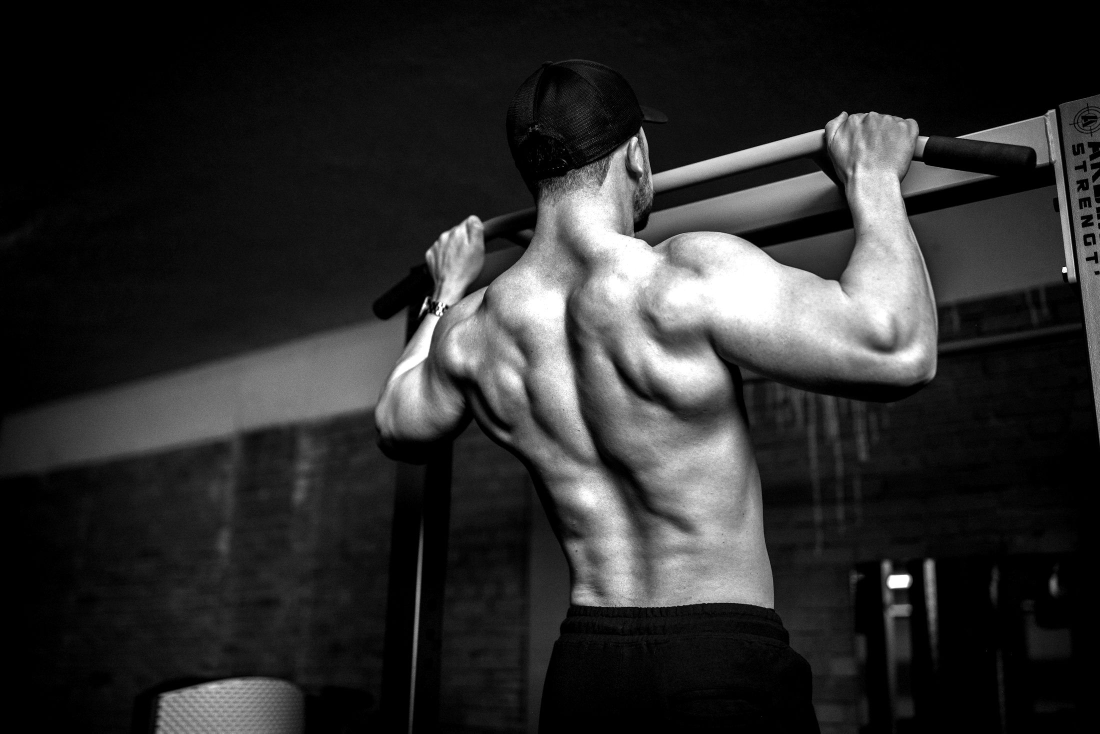
#> input picture fotos-originais/hero.jpg, 2200 x 1467 px (shown at 1/2 size); its folder holds 4 pictures in this run
$ python otimizar-imagens.py
#> lines starting #> are read from the running program, lines starting #| are printed output that depends on the picture
#!/usr/bin/env python3
"""
Gera as imagens otimizadas do site (WebP em vários tamanhos) a partir das fotos originais.

COMO USAR
  1. Coloque as fotos originais (JPG, PNG ou WebP; pode ser direto da câmera/celular) na pasta
     fotos-originais/  com estes nomes:

        hero                  foto principal do topo do site (horizontal)
        sobre                 foto ampla da academia, na seção "Sobre nós" (horizontal)
        porque                foto vertical (retrato), na seção "Por que escolher"
        cta                   foto escura/impactante, no fim da página
        servico-musculacao    \
        servico-funcional      |  fotos dos cartões da seção "Serviços"
        servico-cardio         |
        servico-personal      /

  2. Rode, na pasta do site:      python tools/otimizar-imagens.py
  3. Pronto: as versões leves ficam em assets/img/ (é o que o site usa). Só publique as pastas
     assets/ e o index.html — a pasta fotos-originais/ NÃO precisa ir para o servidor.

  Requer o Pillow (uma vez só):   pip install pillow

  Para o celular, o script também gera um recorte VERTICAL do hero (hero-mobile-*.webp), centralizado
  no ponto HERO_MOBILE_FOCO_X abaixo (0 = borda esquerda da foto, 1 = borda direita). Ajuste esse
  valor se a pessoa principal da sua foto estiver em outro lugar.
"""
import sys
from pathlib import Path

try:
    from PIL import Image, ImageOps
except ImportError:
    sys.exit("Falta instalar o Pillow. Rode uma vez:  pip install pillow")

RAIZ = Path(__file__).resolve().parent.parent
ORIGINAIS = RAIZ / "fotos-originais"
SAIDA = RAIZ / "assets" / "img"
QUALIDADE = 74  # WebP: 70-80 é um bom equilíbrio entre peso e nitidez

# nome da foto -> larguras (px) geradas. Se mudar aqui, ajuste também os srcset no index.html.
TAMANHOS = {
    "hero": [1000, 1600, 2200],
    "sobre": [700, 1200, 1800],
    "porque": [600, 1000],
    "cta": [900, 1600],
    "servico-musculacao": [500, 800],
    "servico-funcional": [500, 800],
    "servico-cardio": [500, 800],
    "servico-personal": [500, 800],
}

HERO_MOBILE_LARGURAS = [640, 960]
HERO_MOBILE_PROPORCAO = 0.55   # largura / altura do recorte vertical
HERO_MOBILE_FOCO_X = 0.66      # 0 = esquerda, 0.5 = centro, 1 = direita

EXTENSOES = (".jpg", ".jpeg", ".png", ".webp")


def achar_original(nome):
#> called with nome = 'hero'
    for ext in EXTENSOES:
        for variante in (ext, ext.upper()):
            caminho = ORIGINAIS / f"{nome}{variante}"
            if caminho.exists():
                return caminho
    return None


def abrir(caminho):
    img = Image.open(caminho)
#> img is the input picture: PIL image 2200x1467 L; min 0, max 255, mean 43.8
    img = ImageOps.exif_transpose(img)  # respeita a rotação das fotos de celular
    return img.convert("RGB")


def salvar(img, nome_arquivo, largura):
    altura = round(img.height * largura / img.width)
    saida = img.resize((largura, altura), Image.LANCZOS)
    destino = SAIDA / nome_arquivo
    saida.save(destino, "WEBP", quality=QUALIDADE, method=6)
    return destino.stat().st_size / 1024


def main():
    if not ORIGINAIS.exists():
        sys.exit(f"Pasta não encontrada: {ORIGINAIS}\nCrie a pasta fotos-originais/ e coloque as fotos nela.")
    SAIDA.mkdir(parents=True, exist_ok=True)

    faltando, total_kb = [], 0.0
    for nome, larguras in TAMANHOS.items():
        origem = achar_original(nome)
        if origem is None:
            faltando.append(nome)
            continue
        img = abrir(origem)
        aviso = ""
        if img.width < max(larguras):
            aviso = f"   (aviso: a foto original tem só {img.width}px de largura; use uma maior para ficar mais nítida)"
        print(f"{nome}  <-  {origem.name}  ({img.width}x{img.height}){aviso}")
#| hero  <-  hero.jpg  (2200x1467)
        for largura in larguras:
            kb = salvar(img, f"{nome}-{largura}.webp", largura)
            total_kb += kb
            print(f"    {nome}-{largura}.webp  {kb:6.0f} KB")
#> this loop made 3 passes
#> (kb, total_kb) on passes 1 to 3: (21.42, 21.42), (52.04, 73.46), (121.8, 195.3)
#|     hero-1000.webp      21 KB
#|     hero-1600.webp      52 KB
#|     hero-2200.webp     122 KB
#> pass 1, in salvar, `saida = img.resize((largura, altura), Image.LANCZOS)`:
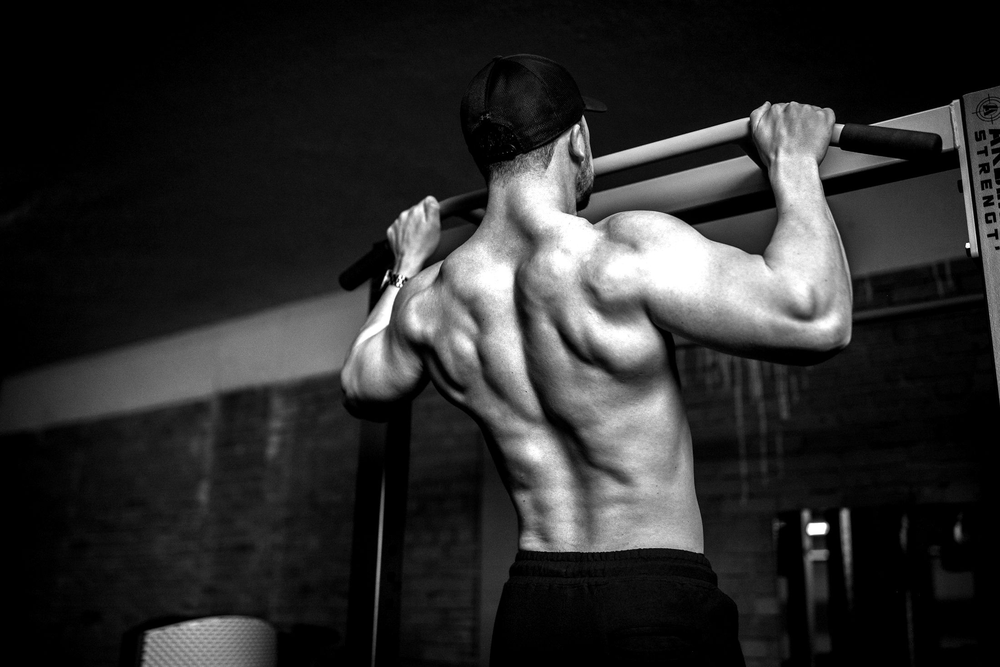
#> saida: PIL image 1000x667 RGB; min 0, max 255, mean 43.8
#> after the loop, total_kb = 195.3

        if nome == "hero":
            # recorte vertical para celular, em torno do ponto de foco
            largura_corte = round(img.height * HERO_MOBILE_PROPORCAO)
#> largura_corte = 807
            largura_corte = min(largura_corte, img.width)
            centro = HERO_MOBILE_FOCO_X * img.width
#> centro = 1452
            esquerda = int(max(0, min(img.width - largura_corte, centro - largura_corte / 2)))
#> esquerda = 1048
            corte = img.crop((esquerda, 0, esquerda + largura_corte, img.height))
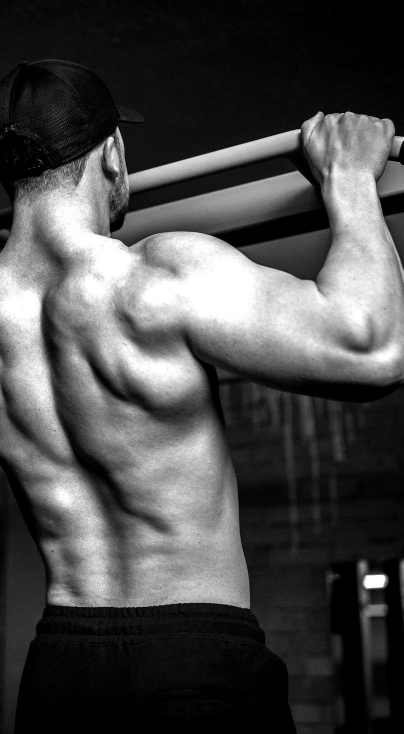
#> corte: PIL image 807x1467 RGB (shown at 1/2 size); min 0, max 255, mean 74.4
            for largura in HERO_MOBILE_LARGURAS:
                kb = salvar(corte, f"hero-mobile-{largura}.webp", largura)
                total_kb += kb
                print(f"    hero-mobile-{largura}.webp  {kb:6.0f} KB   (recorte vertical para celular)")
#> this loop made 2 passes
#> (kb, total_kb) on passes 1 to 2: (41.31, 236.6), (90.11, 326.7)
#|     hero-mobile-640.webp      41 KB   (recorte vertical para celular)
#|     hero-mobile-960.webp      90 KB   (recorte vertical para celular)
#> pass 1, in salvar (call 4), `saida = img.resize((largura, altura), Image.LANCZOS)`:
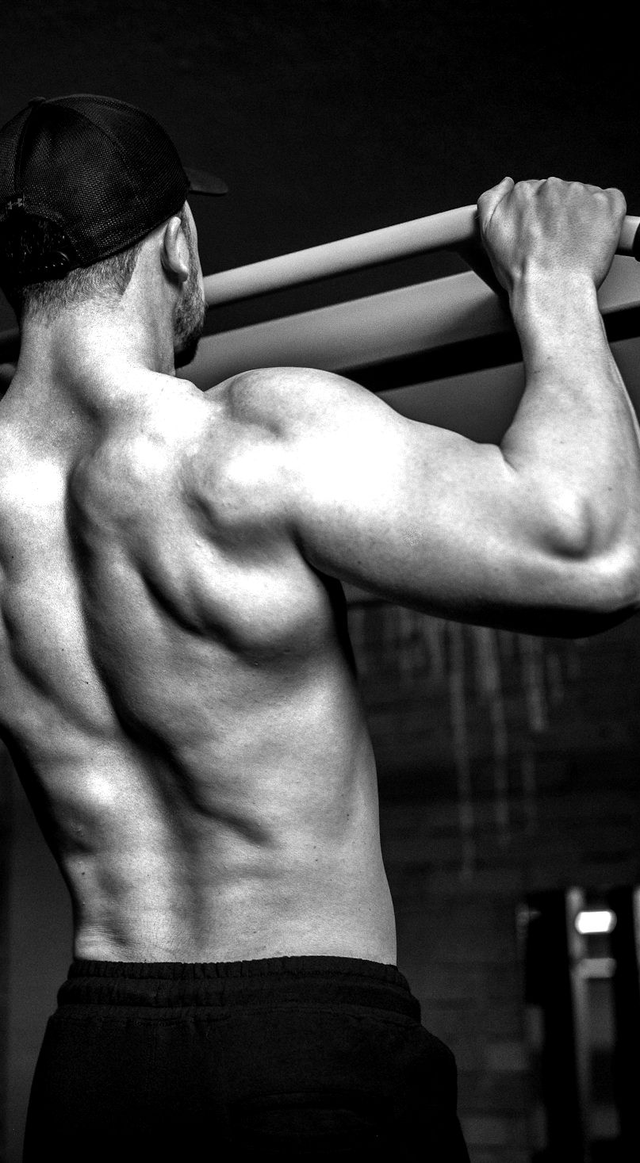
#> saida: PIL image 640x1163 RGB; min 0, max 255, mean 74.4
#> after the loop, total_kb = 326.7
#> pass 3 of the loop in main, `for nome, larguras in TAMANHOS.items():`:
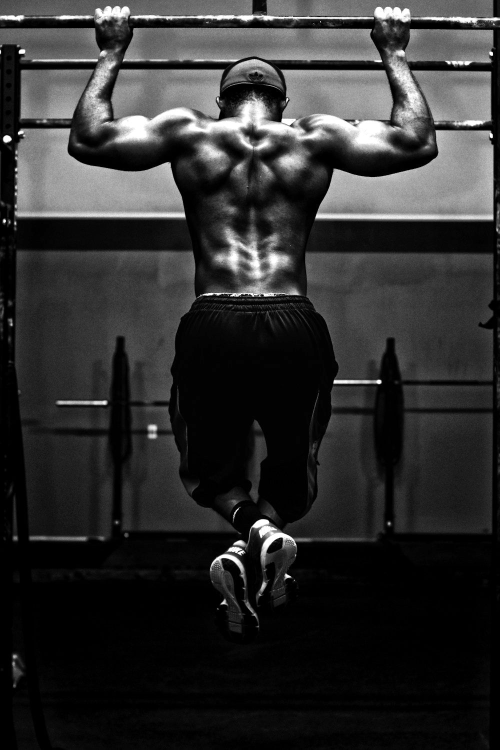
#> input picture fotos-originais/porque.jpg, 1000 x 1500 px (shown at 1/2 size)
#> in abrir, img is the input picture: PIL image 1000x1500 L; min 0, max 255, mean 47.3
#| porque  <-  porque.jpg  (1000x1500)
#> the loop in main, `for largura in larguras:` made 2 passes
#> (kb, total_kb) on passes 1 to 2: (23.66, 350.3), (75.11, 425.5)
#> (printed output is left out)
#> pass 1, in salvar (call 6), `saida = img.resize((largura, altura), Image.LANCZOS)`:
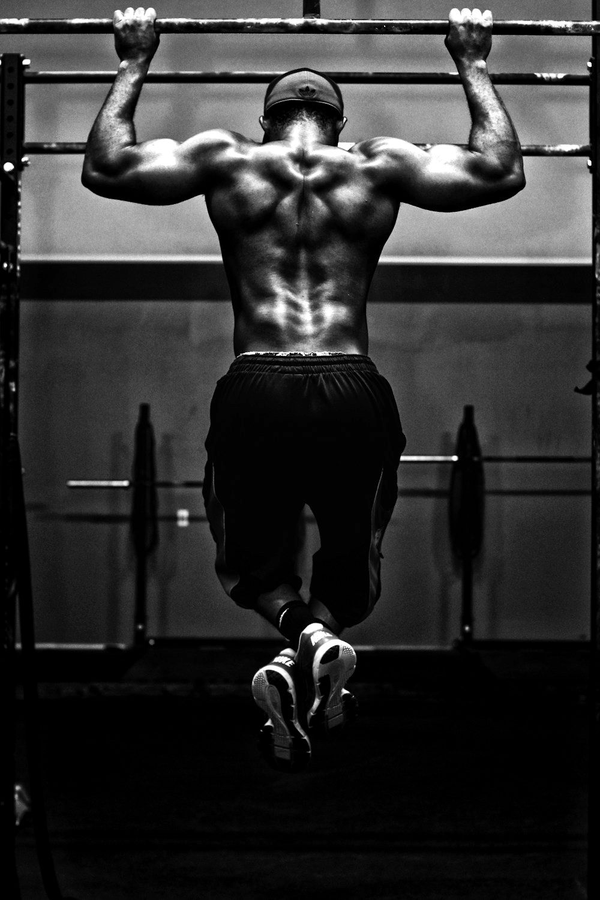
#> saida: PIL image 600x900 RGB; min 0, max 255, mean 47.3
#> after the loop in main, `for largura in larguras:`: total_kb = 425.5
#> the loop made 8 passes; the first 3 are shown

    print(f"\nTotal gerado: {total_kb:.0f} KB em assets/img/")
    if faltando:
        print("Sem foto original para: " + ", ".join(faltando) + "  (mantive as imagens que já existiam)")


if __name__ == "__main__":
    main()
